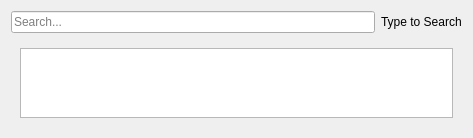
<?xml version="1.0" encoding="UTF-8"?>
<ui version="4.0">
 <class>dlgSearch</class>
 <widget class="QDialog" name="dlgSearch">
  <property name="geometry">
   <rect>
    <x>0</x>
    <y>0</y>
    <width>473</width>
    <height>138</height>
   </rect>
  </property>
  <property name="contextMenuPolicy">
   <enum>Qt::DefaultContextMenu</enum>
  </property>
  <property name="windowTitle">
   <string>Search</string>
  </property>
  <property name="windowOpacity">
   <double>1.000000000000000</double>
  </property>
  <layout class="QVBoxLayout" name="verticalLayout">
   <item>
    <layout class="QHBoxLayout" name="horizontalLayout">
     <item>
      <widget class="QLineEdit" name="txtSearch">
       <property name="placeholderText">
        <string>Search...</string>
       </property>
      </widget>
     </item>
     <item>
      <widget class="QLabel" name="lblSearch">
       <property name="text">
        <string>Type to Search</string>
       </property>
      </widget>
     </item>
    </layout>
   </item>
   <item>
    <widget class="QWidget" name="wdgList" native="true">
     <property name="minimumSize">
      <size>
       <width>0</width>
       <height>0</height>
      </size>
     </property>
     <layout class="QVBoxLayout" name="verticalLayout_2">
      <item>
       <widget class="QListWidget" name="lstSearch">
        <property name="sizePolicy">
         <sizepolicy hsizetype="Expanding" vsizetype="Expanding">
          <horstretch>0</horstretch>
          <verstretch>0</verstretch>
         </sizepolicy>
        </property>
       </widget>
      </item>
     </layout>
    </widget>
   </item>
  </layout>
 </widget>
 <resources/>
 <connections/>
</ui>
